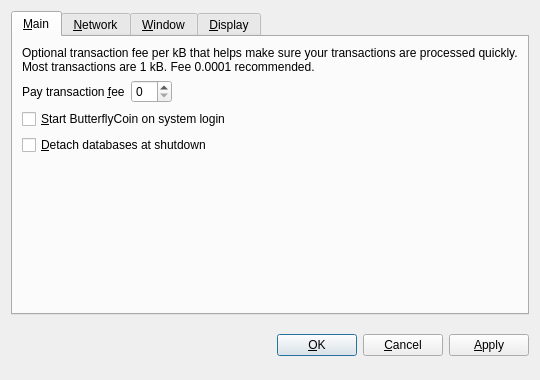
<?xml version="1.0" encoding="UTF-8"?>
<ui version="4.0">
 <class>OptionsDialog</class>
 <widget class="QDialog" name="OptionsDialog">
  <property name="geometry">
   <rect>
    <x>0</x>
    <y>0</y>
    <width>540</width>
    <height>380</height>
   </rect>
  </property>
  <property name="windowTitle">
   <string>Options</string>
  </property>
  <property name="modal">
   <bool>true</bool>
  </property>
  <layout class="QVBoxLayout" name="verticalLayout">
   <item>
    <widget class="QTabWidget" name="tabWidget">
     <property name="tabPosition">
      <enum>QTabWidget::North</enum>
     </property>
     <property name="currentIndex">
      <number>0</number>
     </property>
     <widget class="QWidget" name="tabMain">
      <attribute name="title">
       <string>&amp;Main</string>
      </attribute>
      <layout class="QVBoxLayout" name="verticalLayout_Main">
       <item>
        <widget class="QLabel" name="transactionFeeInfoLabel">
         <property name="text">
          <string>Optional transaction fee per kB that helps make sure your transactions are processed quickly. Most transactions are 1 kB. Fee 0.0001 recommended.</string>
         </property>
         <property name="textFormat">
          <enum>Qt::PlainText</enum>
         </property>
         <property name="wordWrap">
          <bool>true</bool>
         </property>
        </widget>
       </item>
       <item>
        <layout class="QHBoxLayout" name="horizontalLayout_Main">
         <item>
          <widget class="QLabel" name="transactionFeeLabel">
           <property name="text">
            <string>Pay transaction &amp;fee</string>
           </property>
           <property name="textFormat">
            <enum>Qt::PlainText</enum>
           </property>
           <property name="buddy">
            <cstring>transactionFee</cstring>
           </property>
          </widget>
         </item>
         <item>
          <widget class="ButterflyCoinAmountField" name="transactionFee"/>
         </item>
         <item>
          <spacer name="horizontalSpacer_Main">
           <property name="orientation">
            <enum>Qt::Horizontal</enum>
           </property>
           <property name="sizeHint" stdset="0">
            <size>
             <width>40</width>
             <height>20</height>
            </size>
           </property>
          </spacer>
         </item>
        </layout>
       </item>
       <item>
        <widget class="QCheckBox" name="ButterflyCoinAtStartup">
         <property name="toolTip">
          <string>Automatically start ButterflyCoin after logging in to the system.</string>
         </property>
         <property name="text">
          <string>&amp;Start ButterflyCoin on system login</string>
         </property>
        </widget>
       </item>
       <item>
        <widget class="QCheckBox" name="detachDatabases">
         <property name="toolTip">
          <string>Detach block and address databases at shutdown. This means they can be moved to another data directory, but it slows down shutdown. The wallet is always detached.</string>
         </property>
         <property name="text">
          <string>&amp;Detach databases at shutdown</string>
         </property>
        </widget>
       </item>
       <item>
        <spacer name="verticalSpacer_Main">
         <property name="orientation">
          <enum>Qt::Vertical</enum>
         </property>
         <property name="sizeHint" stdset="0">
          <size>
           <width>20</width>
           <height>40</height>
          </size>
         </property>
        </spacer>
       </item>
      </layout>
     </widget>
     <widget class="QWidget" name="tabNetwork">
      <attribute name="title">
       <string>&amp;Network</string>
      </attribute>
      <layout class="QVBoxLayout" name="verticalLayout_Network">
       <item>
        <widget class="QCheckBox" name="mapPortUpnp">
         <property name="toolTip">
          <string>Automatically open the ButterflyCoin client port on the router. This only works when your router supports UPnP and it is enabled.</string>
         </property>
         <property name="text">
          <string>Map port using &amp;UPnP</string>
         </property>
        </widget>
       </item>
       <item>
        <widget class="QCheckBox" name="connectSocks">
         <property name="toolTip">
          <string>Connect to the ButterflyCoin network through a SOCKS proxy (e.g. when connecting through Tor).</string>
         </property>
         <property name="text">
          <string>&amp;Connect through SOCKS proxy:</string>
         </property>
        </widget>
       </item>
       <item>
        <layout class="QHBoxLayout" name="horizontalLayout_Network">
         <item>
          <widget class="QLabel" name="proxyIpLabel">
           <property name="text">
            <string>Proxy &amp;IP:</string>
           </property>
           <property name="textFormat">
            <enum>Qt::PlainText</enum>
           </property>
           <property name="buddy">
            <cstring>proxyIp</cstring>
           </property>
          </widget>
         </item>
         <item>
          <widget class="QValidatedLineEdit" name="proxyIp" native="true">
           <property name="maximumSize">
            <size>
             <width>140</width>
             <height>16777215</height>
            </size>
           </property>
           <property name="toolTip">
            <string>IP address of the proxy (e.g. 127.0.0.1)</string>
           </property>
          </widget>
         </item>
         <item>
          <widget class="QLabel" name="proxyPortLabel">
           <property name="text">
            <string>&amp;Port:</string>
           </property>
           <property name="textFormat">
            <enum>Qt::PlainText</enum>
           </property>
           <property name="buddy">
            <cstring>proxyPort</cstring>
           </property>
          </widget>
         </item>
         <item>
          <widget class="QLineEdit" name="proxyPort">
           <property name="maximumSize">
            <size>
             <width>55</width>
             <height>16777215</height>
            </size>
           </property>
           <property name="toolTip">
            <string>Port of the proxy (e.g. 9050)</string>
           </property>
          </widget>
         </item>
         <item>
          <widget class="QLabel" name="socksVersionLabel">
           <property name="text">
            <string>SOCKS &amp;Version:</string>
           </property>
           <property name="textFormat">
            <enum>Qt::PlainText</enum>
           </property>
           <property name="buddy">
            <cstring>socksVersion</cstring>
           </property>
          </widget>
         </item>
         <item>
          <widget class="QValueComboBox" name="socksVersion">
           <property name="toolTip">
            <string>SOCKS version of the proxy (e.g. 5)</string>
           </property>
          </widget>
         </item>
         <item>
          <spacer name="horizontalSpacer_Network">
           <property name="orientation">
            <enum>Qt::Horizontal</enum>
           </property>
           <property name="sizeHint" stdset="0">
            <size>
             <width>40</width>
             <height>20</height>
            </size>
           </property>
          </spacer>
         </item>
        </layout>
       </item>
       <item>
        <spacer name="verticalSpacer_Network">
         <property name="orientation">
          <enum>Qt::Vertical</enum>
         </property>
         <property name="sizeHint" stdset="0">
          <size>
           <width>20</width>
           <height>40</height>
          </size>
         </property>
        </spacer>
       </item>
      </layout>
     </widget>
     <widget class="QWidget" name="tabWindow">
      <attribute name="title">
       <string>&amp;Window</string>
      </attribute>
      <layout class="QVBoxLayout" name="verticalLayout_Window">
       <item>
        <widget class="QCheckBox" name="minimizeToTray">
         <property name="toolTip">
          <string>Show only a tray icon after minimizing the window.</string>
         </property>
         <property name="text">
          <string>&amp;Minimize to the tray instead of the taskbar</string>
         </property>
        </widget>
       </item>
       <item>
        <widget class="QCheckBox" name="minimizeOnClose">
         <property name="toolTip">
          <string>Minimize instead of exit the application when the window is closed. When this option is enabled, the application will be closed only after selecting Quit in the menu.</string>
         </property>
         <property name="text">
          <string>M&amp;inimize on close</string>
         </property>
        </widget>
       </item>
       <item>
        <spacer name="verticalSpacer_Window">
         <property name="orientation">
          <enum>Qt::Vertical</enum>
         </property>
         <property name="sizeHint" stdset="0">
          <size>
           <width>20</width>
           <height>40</height>
          </size>
         </property>
        </spacer>
       </item>
      </layout>
     </widget>
     <widget class="QWidget" name="tabDisplay">
      <attribute name="title">
       <string>&amp;Display</string>
      </attribute>
      <layout class="QVBoxLayout" name="verticalLayout_Display">
       <item>
        <layout class="QHBoxLayout" name="horizontalLayout_1_Display">
         <item>
          <widget class="QLabel" name="langLabel">
           <property name="text">
            <string>User Interface &amp;language:</string>
           </property>
           <property name="textFormat">
            <enum>Qt::PlainText</enum>
           </property>
           <property name="buddy">
            <cstring>lang</cstring>
           </property>
          </widget>
         </item>
         <item>
          <widget class="QValueComboBox" name="lang">
           <property name="toolTip">
            <string>The user interface language can be set here. This setting will take effect after restarting ButterflyCoin.</string>
           </property>
          </widget>
         </item>
        </layout>
       </item>
       <item>
        <layout class="QHBoxLayout" name="horizontalLayout_2_Display">
         <item>
          <widget class="QLabel" name="unitLabel">
           <property name="text">
            <string>&amp;Unit to show amounts in:</string>
           </property>
           <property name="textFormat">
            <enum>Qt::PlainText</enum>
           </property>
           <property name="buddy">
            <cstring>unit</cstring>
           </property>
          </widget>
         </item>
         <item>
          <widget class="QValueComboBox" name="unit">
           <property name="toolTip">
            <string>Choose the default subdivision unit to show in the interface and when sending coins.</string>
           </property>
          </widget>
         </item>
        </layout>
       </item>
       <item>
        <widget class="QCheckBox" name="displayAddresses">
         <property name="toolTip">
          <string>Whether to show ButterflyCoin addresses in the transaction list or not.</string>
         </property>
         <property name="text">
          <string>&amp;Display addresses in transaction list</string>
         </property>
        </widget>
       </item>
       <item>
        <spacer name="verticalSpacer_Display">
         <property name="orientation">
          <enum>Qt::Vertical</enum>
         </property>
         <property name="sizeHint" stdset="0">
          <size>
           <width>20</width>
           <height>40</height>
          </size>
         </property>
        </spacer>
       </item>
      </layout>
     </widget>
    </widget>
   </item>
   <item>
    <layout class="QHBoxLayout" name="horizontalLayout_Buttons">
     <item>
      <spacer name="horizontalSpacer_1">
       <property name="orientation">
        <enum>Qt::Horizontal</enum>
       </property>
       <property name="sizeHint" stdset="0">
        <size>
         <width>40</width>
         <height>48</height>
        </size>
       </property>
      </spacer>
     </item>
     <item>
      <widget class="QLabel" name="statusLabel">
       <property name="font">
        <font>
         <weight>75</weight>
         <bold>true</bold>
        </font>
       </property>
       <property name="text">
        <string/>
       </property>
       <property name="textFormat">
        <enum>Qt::PlainText</enum>
       </property>
       <property name="wordWrap">
        <bool>true</bool>
       </property>
      </widget>
     </item>
     <item>
      <spacer name="horizontalSpacer_2">
       <property name="orientation">
        <enum>Qt::Horizontal</enum>
       </property>
       <property name="sizeHint" stdset="0">
        <size>
         <width>40</width>
         <height>48</height>
        </size>
       </property>
      </spacer>
     </item>
     <item>
      <widget class="QPushButton" name="okButton">
       <property name="text">
        <string>&amp;OK</string>
       </property>
      </widget>
     </item>
     <item>
      <widget class="QPushButton" name="cancelButton">
       <property name="text">
        <string>&amp;Cancel</string>
       </property>
       <property name="autoDefault">
        <bool>false</bool>
       </property>
      </widget>
     </item>
     <item>
      <widget class="QPushButton" name="applyButton">
       <property name="text">
        <string>&amp;Apply</string>
       </property>
       <property name="autoDefault">
        <bool>false</bool>
       </property>
      </widget>
     </item>
    </layout>
   </item>
  </layout>
 </widget>
 <customwidgets>
  <customwidget>
   <class>QValidatedLineEdit</class>
   <extends>QWidget</extends>
   <header>qvalidatedlineedit.h</header>
  </customwidget>
  <customwidget>
   <class>ButterflyCoinAmountField</class>
   <extends>QSpinBox</extends>
   <header>ButterflyCoinamountfield.h</header>
  </customwidget>
  <customwidget>
   <class>QValueComboBox</class>
   <extends>QComboBox</extends>
   <header>qvaluecombobox.h</header>
  </customwidget>
 </customwidgets>
 <resources/>
 <connections/>
</ui>
